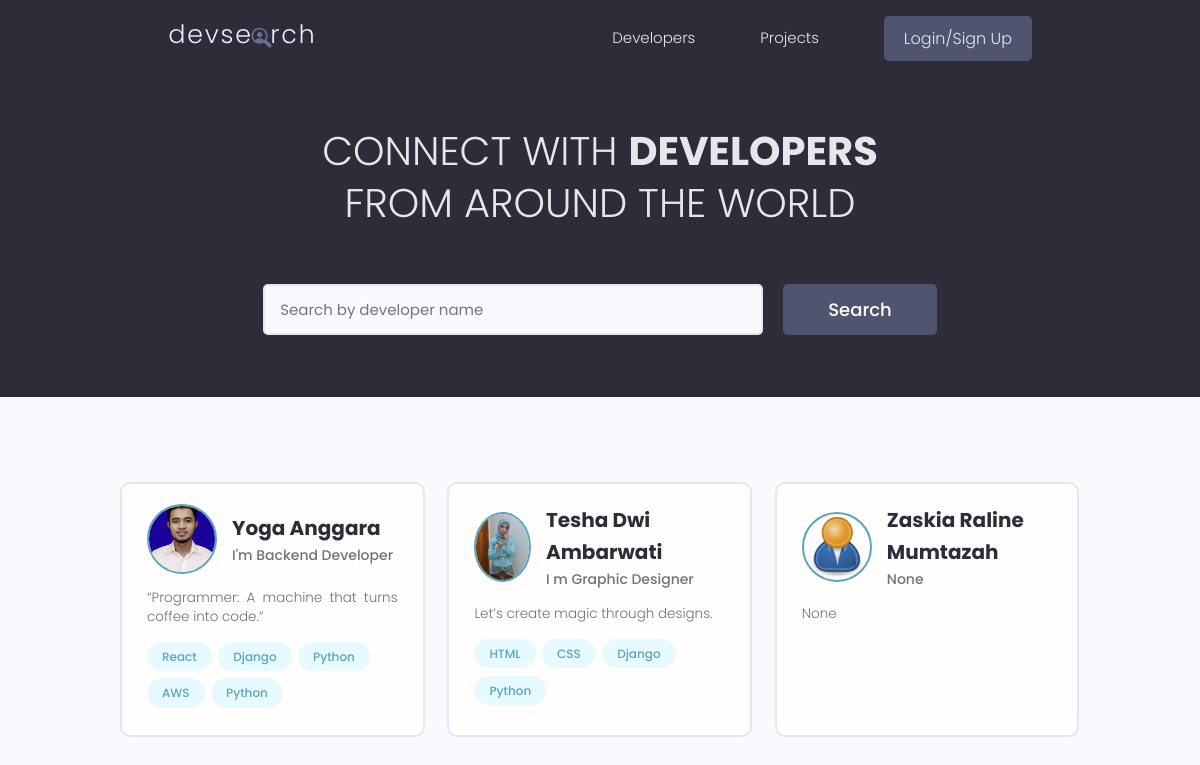
The page / on the database its author committed.
### users/models.py (models this page shows, shortened)
class Profile(models.Model):
    user = models.OneToOneField(User, on_delete=models.CASCADE, null=True, blank=True)
    name = models.CharField(max_length=200, blank=True, null=True)
    email = models.EmailField(max_length=500, blank=True, null=True)
    username = models.CharField(max_length=200, blank=True, null=True)
    location = models.CharField(max_length=200, blank=True, null=True)
    short_intro = models.CharField(max_length=200, blank=True, null=True)
    bio = models.TextField(blank=True, null=True)
    profile_image = models.ImageField(null=True, blank=True, upload_to='profiles/', default="profiles/user-default.png")
    social_github = models.CharField(max_length=200, blank=True, null=True)
    social_twitter = models.CharField(max_length=200, blank=True, null=True)
    social_linkedin = models.CharField(max_length=200, blank=True, null=True)
    social_youtube = models.CharField(max_length=200, blank=True, null=True)
    social_website = models.CharField(max_length=200, blank=True, null=True)
    created = models.DateTimeField(auto_now_add=True)
    id = models.UUIDField(default=uuid.uuid4, unique=True, primary_key=True, editable=False)
    class Meta:
        ordering = ['created']
    @property
    def imageURL(self):
        try:
            url = self.profile_image.url
        except:
            url = ''
        return url

class Skill(models.Model):
    owner = models.ForeignKey(
        Profile, on_delete=models.CASCADE, null=True, blank=True)
    name = models.CharField(max_length=200, blank=True, null=True)
    description = models.TextField(null=True, blank=True)
    created = models.DateTimeField(auto_now_add=True)
    id = models.UUIDField(default=uuid.uuid4, unique=True,
                           primary_key=True, editable=False)
    def __str__(self):
        return str(self.name)

### users/views.py (the view)
# urls.py: path('', views.profiles, name="profiles"),
def profiles(request):
    profiles, search_query = searchProfiles(request)
    custom_range, profiles = paginateProfiles(request, profiles, 3)
    context = {'profiles': profiles, 'search_query': search_query,
               'custom_range':custom_range}
    return render(request, 'users/profiles.html', context)

### users/utils.py (called while the page is built)
def paginateProfiles(request, profiles, results):
    page = request.GET.get('page')
    paginator = Paginator(profiles, results)
    try:
        profiles = paginator.page(page)
    except PageNotAnInteger:
        page = 1
        profiles = paginator.page(page)
    except EmptyPage:
        page = paginator.num_pages
        profiles = paginator.page(page)
    leftIndex = (int(page) - 4)
    if leftIndex < 1:
        leftIndex = 1
    rightIndex = (int(page) + 5)
    if rightIndex > paginator.num_pages:
        rightIndex = paginator.num_pages + 1
    custom_range = range(leftIndex, rightIndex)
    return custom_range, profiles

def searchProfiles(request):
    search_query = ''
    if request.GET.get('search_query'):
        search_query = request.GET.get('search_query')
    skills = Skill.objects.filter(name__icontains=search_query)
    profiles = Profile.objects.distinct().filter(
       Q(name__icontains=search_query) |
        Q(short_intro__icontains=search_query) |
          Q(skill__in=skills)
          )
    return profiles, search_query

### users/templates/users/profiles.html (shortened to what this page needs)
{% extends 'main.html' %}
{% block content %}
<main class="home">
    <section class="hero-section text-center">
      <div class="container container--narrow">
        <div class="hero-section__box">
          <h2>CONNECT WITH <span>DEVELOPERS</span></h2>
          <h2>FROM AROUND THE WORLD</h2>
        </div>
        <div class="hero-section__search">
          <form id="searchForm" class="form" action="{% url 'profiles' %}" method="get">
            <div class="form__field">
              <input class="input input--text" id="formInput#search" type="text" name="search_query"
                value="{{search_query}}" placeholder="Search by developer name" />
            </div>
            <input class="btn btn--sub btn--lg" type="submit" value="Search" />
          </form>
        </div>
      </div>
    </section>
    <section class="devlist">
      <div class="container">
        <div class="grid grid--three">
          {% for profile in profiles %}
          <div class="column card">
            <div class="dev">
              <a href="{% url 'user-profile' profile.id %}" class="card__body">
                <div class="dev__profile">
                  <img class="avatar avatar--md" src="{{ profile.imageURL }}" alt="image" />
                  <div class="dev__meta">
                    <h3>{{profile.name}}</h3>
                    <h5>{{profile.short_intro|slice:"60"}}</h5>
                  </div>
                </div>
                <p class="dev__info">{{profile.bio|slice:"150"}}</p>
                <div class="dev__skills">
                    {% for skill in profile.skill_set.all|slice:"5" %}
                  <span class="tag tag--pill tag--main">
                    <small>{{skill}}</small>
                  </span>
                  {% endfor %}
                </div>
              </a>
            </div>
          </div>
          {% endfor %}
        </div>
      </div>
    </section>
  </main>
{% endblock content %}

### static/styles/app.css (style rules this page uses)
:root { --color-sub: #2d2d39; }
.btn--sub { background-color: var(--color-sub-light); }
.card { border: 2px solid var(--color-light); }
img { width: 100%; }
.hero-section { height: 40vh; display: flex; align-items: center; background-color: var(--color-sub); }
.hero-section__box { margin-bottom: 4rem; }
.hero-section__box > h2, .hero-section__box > h2 > span { font-size: 4rem; color: var(--color-light); line-height: 1.3; text-transform: uppercase; }
.hero-section__box > h2 { font-weight: 300; }
.hero-section__box > h2 > span { font-weight: 700; }
.hero-section__search > .form { display: flex; align-items: center; justify-content: center; gap: 2rem; }
.hero-section__search > .form input.input--text { width: 50rem; }
.devlist { margin-top: 8rem; }
.devlist .grid { align-items: stretch; }
.devlist .dev .dev__profile { display: flex; align-items: center; gap: 1.5rem; }
.devlist .dev .dev__meta h3 { color: var(--color-sub); font-size: 2rem; font-weight: 700; }
.devlist .dev .dev__meta h5 { color: var(--color-text); font-size: 1.4rem; font-weight: 500; }
.devlist .dev .dev__info { margin: 1.5rem 0; font-size: 1.35rem; line-height: 1.4; text-align: justify; }

### static/uikit/styles/modules/_variables.css (style rules this page uses)
:root { --color-main: #5aa5b9; --color-main-light: #e6faff; --color-sub: #3f4156; --color-sub-light: #51546e; --color-sub-lighter: #ededfd; --color-text: #737373; --color-gray: #8b8b8b; --color-light: #e5e7eb; --color-light-gray: #767676; --color-bg: #f8fafd; --color-white: #fffefd; --color-white-light: #f3f3f3; --color-success: #359e64; --color-success-bg: #def8e8; --color-error: #fc4b0b; --color-error-bg: #fff2ee; --font-base: 'Poppins', arial, helvetica, 'Segoe UI', roboto, ubuntu, sans-serif; --font-monospace: 'Fira Code', 'Courier New', courier, monospace; --font-regular: 300; --font-medium: 500; --font-bold: 700; --generic-shadow: 1px 1px 5px #00000010; --generic-transition: all 0.3s ease-in-out; }

### static/uikit/styles/modules/_base.css (style rules this page uses)
* { margin: 0; padding: 0; box-sizing: border-box; text-rendering: optimizeLegibility; color: inherit; font-size: inherit; }
html { font-size: 50%; }
@media only screen and (min-width: 480px) { html { font-size: 56.25%; } }
@media only screen and (min-width: 1200px) { html { font-size: 62.5%; } }
body { line-height: 1.6; font-weight: 400; font-size: 1.5rem; color: var(--color-text); background-color: var(--color-bg); min-height: 100vh; }

### static/uikit/styles/modules/_typography.css (style rules this page uses)
* { font-family: var(--font-base); }
h2 { font-size: 3.6rem; font-weight: var(--font-bold); }
h3 { font-size: 3.2rem; font-weight: var(--font-medium); }
h5 { font-size: 2.4rem; font-weight: var(--font-medium); }
h5, h6 { font-weight: var(--font-regular); }
p, span, strong { font-size: 1.6rem; color: var(--color-text); font-weight: var(--font-regular); }
a { padding-bottom: 2px; text-decoration: none; display: inline-block; color: var(--color-main); font-weight: var(--font-medium); }

### static/uikit/styles/modules/_utilities.css (style rules this page uses)
.container { width: 92%; max-width: 165rem; margin: 0 auto; box-sizing: border-box; }
.container--narrow { width: 92%; max-width: 120rem; }
@media screen and (min-width: 1000px) { .container { width: 90%; } }
@media screen and (min-width: 1000px) { .container--narrow { width: 85%; } }
@media screen and (min-width: 1200px) { .container { width: 80%; } }
@media screen and (min-width: 1200px) { .container--narrow { width: 72%; } }
.text-center { text-align: center; }

### static/uikit/styles/modules/_avatar.css (style rules this page uses)
.avatar { border-radius: 50%; border: 2px solid var(--color-main); object-fit: cover; }
.avatar--md { height: 7rem; width: 7rem; }

### static/uikit/styles/modules/_button.css (style rules this page uses)
.btn { display: inline-block; position: relative; cursor: pointer; background-color: var(--color-light); font-weight: var(--font-medium); color: var(--color-sub); text-decoration: none; padding: 1rem 2rem; border-radius: 0.5rem; border: none; width: -webkit-fit-content; width: -moz-fit-content; width: fit-content; height: -webkit-fit-content; height: -moz-fit-content; height: fit-content; font-size: 1.6rem; outline-width: 0; outline-color: transparent; -webkit-backface-visibility: hidden; backface-visibility: hidden; transition: all 0.3s ease-in-out; }
.btn--sub { background-color: var(--color-sub); color: var(--color-white); }
.btn--lg { font-size: 1.8rem; padding: 1.2rem 4.5rem; }

### static/uikit/styles/modules/_card.css (style rules this page uses)
.card { border-radius: 1rem; background-color: var(--color-white); border: 1.5px solid var(--color-light); width: auto; height: auto; margin-top: 0.5rem; margin-bottom: 0.5rem; overflow: hidden; }
.card__body, .card__header { padding: 2rem 2.5rem; }

### rows shown on the page
Profile: imageURL (picture), name "Yoga Anggara", short_intro "I'm Backend Developer", bio "“Programmer: A machine that turns coffee into code.”"
Skill: name "React"
Skill: name "Django"
Skill: name "Python"
Skill: name "AWS"
Skill: name "Python"
Profile: imageURL (picture), name "Tesha Dwi Ambarwati", short_intro "I m Graphic Designer", bio "Let’s create magic through designs."
Skill: name "HTML"
Skill: name "CSS"
Skill: name "Django"
Skill: name "Python"
Profile: imageURL (placeholder picture), name "Zaskia Raline Mumtazah", short_intro "None", bio "None"
